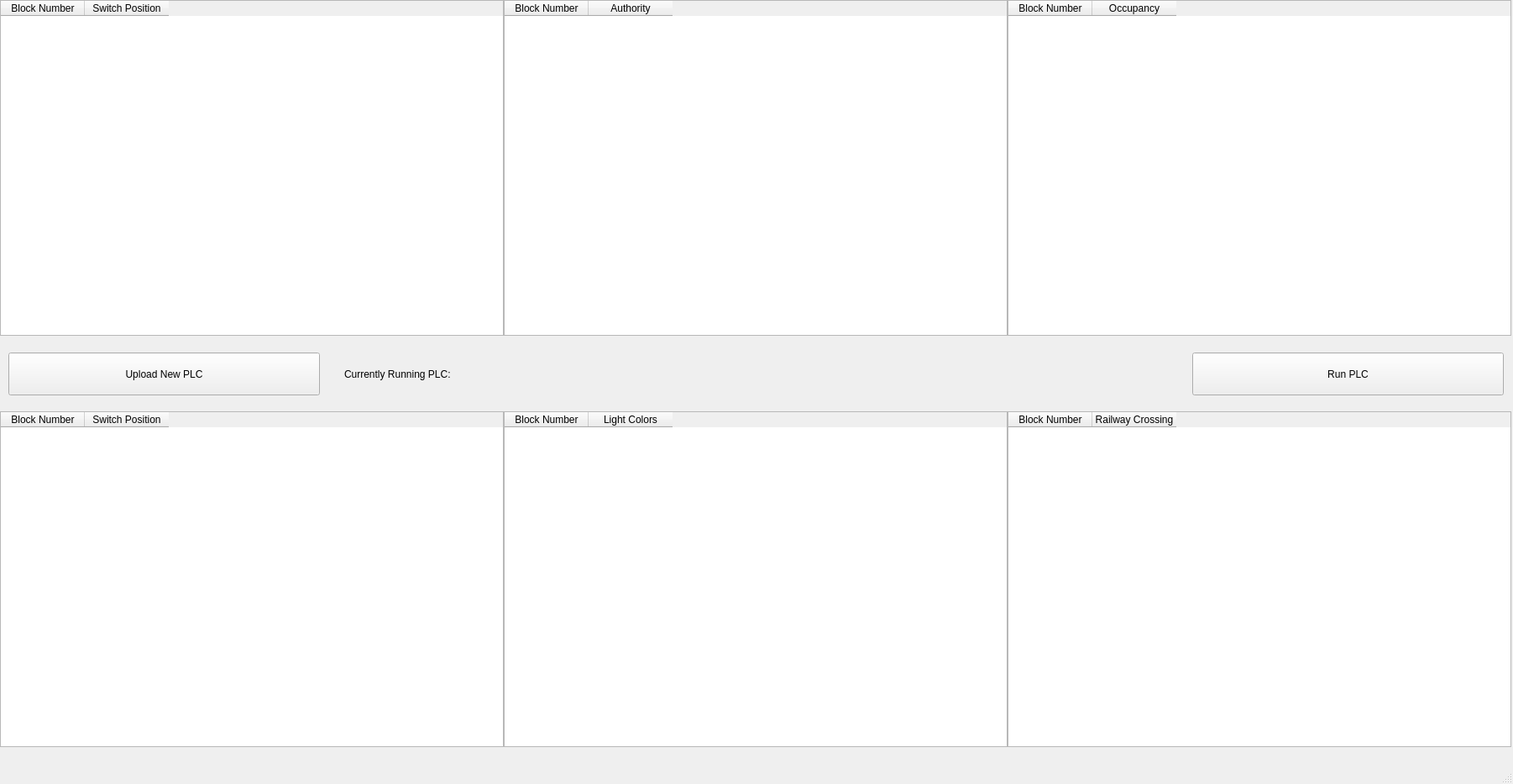
<?xml version="1.0" encoding="UTF-8"?>
<ui version="4.0">
 <class>MainWindow</class>
 <widget class="QMainWindow" name="MainWindow">
  <property name="geometry">
   <rect>
    <x>0</x>
    <y>0</y>
    <width>1802</width>
    <height>934</height>
   </rect>
  </property>
  <property name="windowTitle">
   <string>MainWindow</string>
  </property>
  <widget class="QWidget" name="centralwidget">
   <widget class="QTableWidget" name="SwitchPosInput_Table">
    <property name="geometry">
     <rect>
      <x>0</x>
      <y>0</y>
      <width>600</width>
      <height>400</height>
     </rect>
    </property>
    <property name="rowCount">
     <number>0</number>
    </property>
    <property name="columnCount">
     <number>2</number>
    </property>
    <column>
     <property name="text">
      <string>Block Number</string>
     </property>
    </column>
    <column>
     <property name="text">
      <string>Switch Position</string>
     </property>
    </column>
   </widget>
   <widget class="QTableWidget" name="Authority_Table">
    <property name="geometry">
     <rect>
      <x>600</x>
      <y>0</y>
      <width>600</width>
      <height>400</height>
     </rect>
    </property>
    <property name="rowCount">
     <number>0</number>
    </property>
    <property name="columnCount">
     <number>2</number>
    </property>
    <column>
     <property name="text">
      <string>Block Number</string>
     </property>
    </column>
    <column>
     <property name="text">
      <string>Authority</string>
     </property>
    </column>
   </widget>
   <widget class="QTableWidget" name="Occupancy_Table">
    <property name="geometry">
     <rect>
      <x>1200</x>
      <y>0</y>
      <width>600</width>
      <height>400</height>
     </rect>
    </property>
    <property name="rowCount">
     <number>0</number>
    </property>
    <property name="columnCount">
     <number>2</number>
    </property>
    <column>
     <property name="text">
      <string>Block Number</string>
     </property>
    </column>
    <column>
     <property name="text">
      <string>Occupancy</string>
     </property>
    </column>
   </widget>
   <widget class="QTableWidget" name="SwitchPosOutput_Table">
    <property name="geometry">
     <rect>
      <x>0</x>
      <y>490</y>
      <width>600</width>
      <height>400</height>
     </rect>
    </property>
    <property name="rowCount">
     <number>0</number>
    </property>
    <property name="columnCount">
     <number>2</number>
    </property>
    <column>
     <property name="text">
      <string>Block Number</string>
     </property>
    </column>
    <column>
     <property name="text">
      <string>Switch Position</string>
     </property>
    </column>
   </widget>
   <widget class="QTableWidget" name="LightColor_Table">
    <property name="geometry">
     <rect>
      <x>600</x>
      <y>490</y>
      <width>600</width>
      <height>400</height>
     </rect>
    </property>
    <property name="rowCount">
     <number>0</number>
    </property>
    <property name="columnCount">
     <number>2</number>
    </property>
    <column>
     <property name="text">
      <string>Block Number</string>
     </property>
    </column>
    <column>
     <property name="text">
      <string>Light Colors</string>
     </property>
    </column>
   </widget>
   <widget class="QTableWidget" name="RailwayCrossin_Table">
    <property name="geometry">
     <rect>
      <x>1200</x>
      <y>490</y>
      <width>600</width>
      <height>400</height>
     </rect>
    </property>
    <property name="rowCount">
     <number>0</number>
    </property>
    <property name="columnCount">
     <number>2</number>
    </property>
    <column>
     <property name="text">
      <string>Block Number</string>
     </property>
    </column>
    <column>
     <property name="text">
      <string>Railway Crossing</string>
     </property>
    </column>
   </widget>
   <widget class="QPushButton" name="UploadNewPLCButton">
    <property name="geometry">
     <rect>
      <x>10</x>
      <y>420</y>
      <width>371</width>
      <height>51</height>
     </rect>
    </property>
    <property name="text">
     <string>Upload New PLC</string>
    </property>
   </widget>
   <widget class="QLabel" name="CurrentPLCLabel">
    <property name="geometry">
     <rect>
      <x>410</x>
      <y>425</y>
      <width>991</width>
      <height>41</height>
     </rect>
    </property>
    <property name="text">
     <string>Currently Running PLC: </string>
    </property>
   </widget>
   <widget class="QPushButton" name="UploadNewPLCButton_2">
    <property name="geometry">
     <rect>
      <x>1420</x>
      <y>420</y>
      <width>371</width>
      <height>51</height>
     </rect>
    </property>
    <property name="text">
     <string>Run PLC</string>
    </property>
   </widget>
  </widget>
  <widget class="QMenuBar" name="menubar">
   <property name="geometry">
    <rect>
     <x>0</x>
     <y>0</y>
     <width>1802</width>
     <height>22</height>
    </rect>
   </property>
  </widget>
  <widget class="QStatusBar" name="statusbar"/>
 </widget>
 <resources/>
 <connections/>
</ui>
